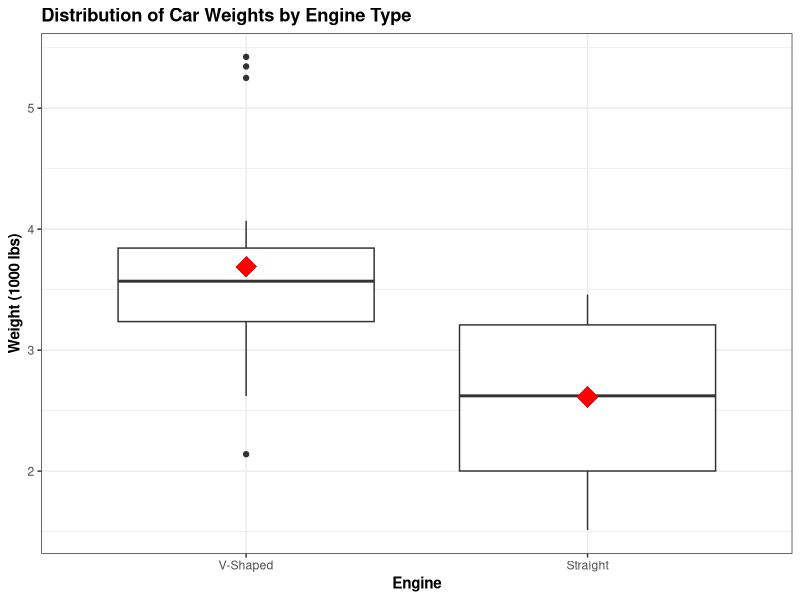
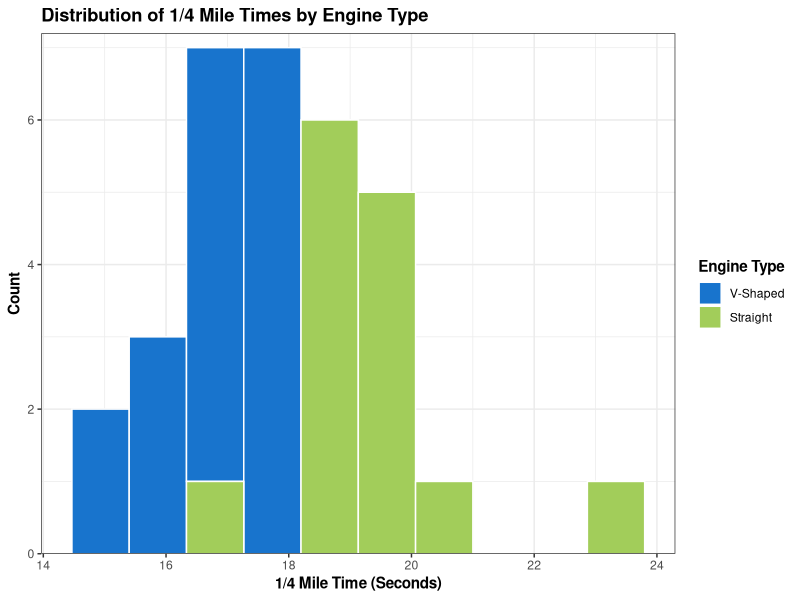
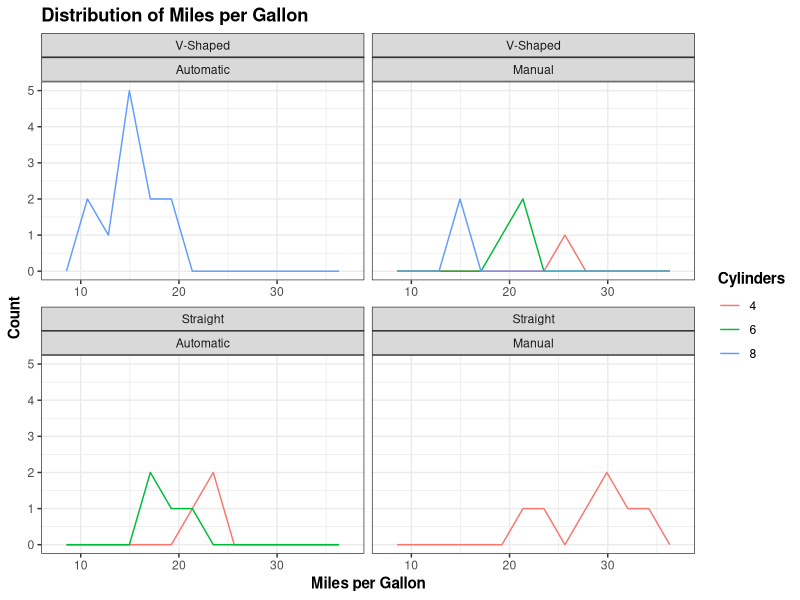

Write the R code that produced these figures, in order.
data <- mtcars


library(ggplot2)

data$vs <- factor(data$vs, levels = c(0, 1), 
                  labels = c("V-Shaped", "Straight"))

ggplot(data, aes(x = factor(vs), y = wt))+
  geom_boxplot()+
  stat_summary(fun.y = mean, geom = "point", shape = 18, color = "red", 
               size = 7)+
  theme_bw()+
  labs(x = "Engine", 
       y = "Weight (1000 lbs)",
       title = "Distribution of Car Weights by Engine Type")+
  theme(title = element_text(face = "bold"))

ggplot(data, aes(x = qsec, fill = vs))+
  stat_bin(bins = 10, color = "white")+
  scale_fill_manual(values = c("dodgerblue3", "darkolivegreen3"))+
  theme_bw()+
  labs(x = "1/4 Mile Time (Seconds)", y = "Count", fill = "Engine Type", 
       title = "Distribution of 1/4 Mile Times by Engine Type")+
  scale_x_continuous(expand = c(0, .5))+
  scale_y_continuous(expand = c(0, 0), limits = c(0, 7.2))+
  theme(title = element_text(face = "bold"))

data$am <- factor(data$am, levels = c(0, 1), 
                  labels = c("Automatic", "Manual"))
data$cyl <- factor(data$cyl, levels = c(4, 6, 8),
                   labels = c("4", 
                              "6", 
                              "8"))

ggplot(data, aes(x = mpg, color = cyl))+
  geom_freqpoly(bins = 12)+
  theme_bw()+
  facet_wrap(~vs*am, axes = "all_x")+
  labs(y = "Count", x = "Miles per Gallon", 
       color = "Cylinders", 
       title = "Distribution of Miles per Gallon")+
  theme(title = element_text(face = "bold"))

